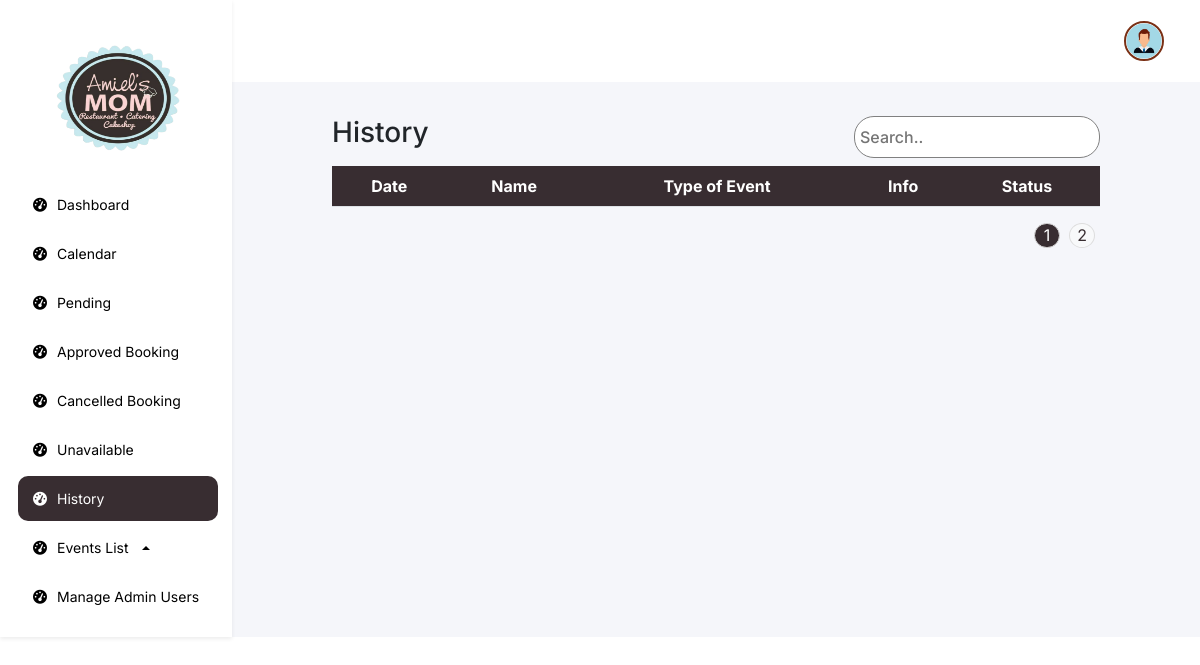
The page /features/admin/web/history.php (signed in) on the database as committed earlier.
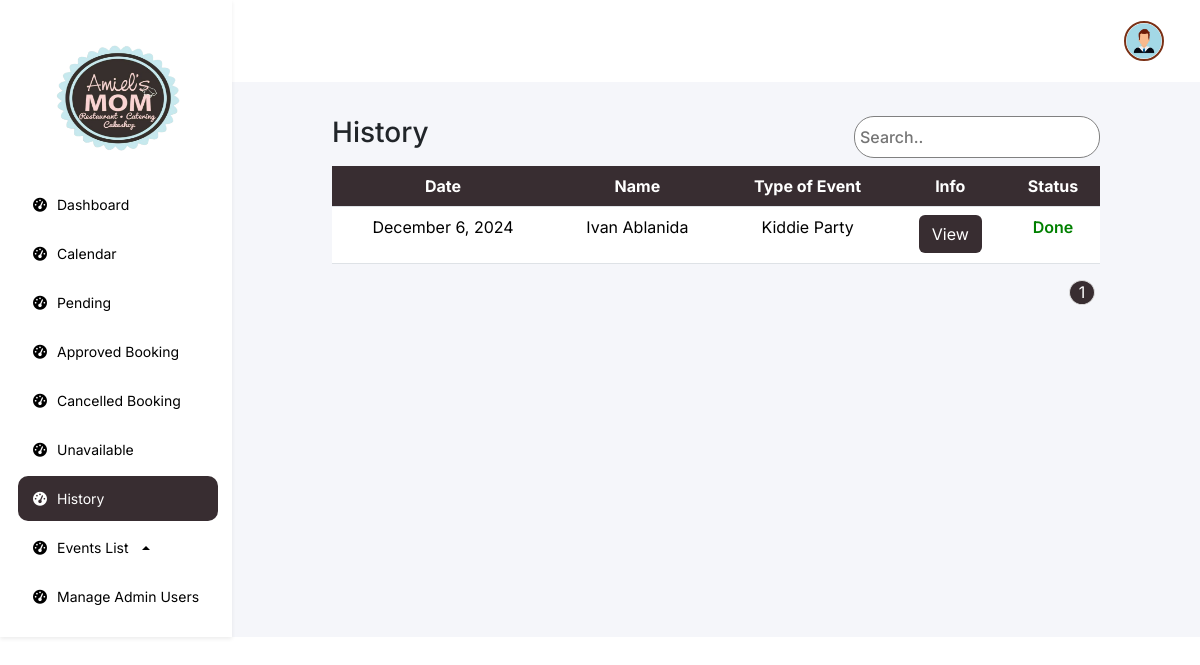
The same page on the database as committed later.
### tables this page shows
CREATE TABLE `booking` (
  `id` int(11) NOT NULL,
  `status` enum('Pending','Waiting','On-going','Finished','Cancel') NOT NULL,
  `full_name` varchar(255) NOT NULL,
  `celebrants_name` varchar(255) DEFAULT NULL,
  `email` varchar(255) NOT NULL,
  `phone_number` varchar(15) DEFAULT NULL,
  `events_date` varchar(255) DEFAULT NULL,
  `guest_count` int(11) DEFAULT NULL,
  `event_duration` int(11) DEFAULT NULL,
  `event_starttime` int(11) DEFAULT NULL,
  `event_endtime` int(11) DEFAULT NULL,
  `event_type` varchar(255) DEFAULT NULL,
  `event_package` varchar(255) DEFAULT NULL,
  `event_options` text DEFAULT NULL,
  `cost` decimal(10,2) DEFAULT 0.00,
  `cancel_reason` text DEFAULT NULL,
  `payment_image` varchar(255) DEFAULT NULL,
  `reference_no` varchar(100) DEFAULT NULL,
  `status_paid` tinyint(1) DEFAULT 0
);

### features/admin/web/history.php (the view, shortened to what the changed rows need)
<?php
require '../../../db.php';
$page = isset($_GET['page']) ? intval($_GET['page']) : 1;
$limit = 5;
$total_query = "SELECT COUNT(*) as total FROM booking";
$total_result = $conn->query($total_query);
$total_row = $total_result->fetch_assoc();
$total_records = $total_row['total'];
$total_pages = ceil($total_records / $limit);
$query = "SELECT * FROM booking WHERE status = 'finished'";
$result = $conn->query($query);
?>
<!DOCTYPE html>
<html lang="en">
<head>
    <link rel="stylesheet" href="https://cdnjs.cloudflare.com/ajax/libs/font-awesome/6.0.0-beta3/css/all.min.css">
    <link href="https://cdn.jsdelivr.net/npm/bootstrap@5.3.3/dist/css/bootstrap.min.css" rel="stylesheet"
>
    <link href="https://cdn.jsdelivr.net/npm/sweetalert2@11.5.0/dist/sweetalert2.min.css" rel="stylesheet">
    <link rel="stylesheet" href="../css/index.css">
</head>
<body>
    <div class="content flex-grow-1">
        <div class="container mt-4">
            <div class="table-responsive">
                <table class="table">
                    <thead class="table-booking">
                        <tr>
                            <th scope="col">Date</th>
                            <th scope="col">Name</th>
                            <th scope="col">Type of Event</th>
                            <th scope="col">Info</th>
                            <th scope="col">Status</th>
                        </tr>
                    </thead>
                    <tbody>
                        <?php while ($row = $result->fetch_assoc()): ?>
                            <tr>
                                <td><?php echo date("F j, Y", strtotime($row['events_date'])); ?></td>
                                <td><?php echo htmlspecialchars($row['full_name']); ?></td>
                                <td><?php echo htmlspecialchars($row['event_type']); ?></td>
                                <td>
                                    <button type="button" class="btn view " data-bs-toggle="modal"
                                        data-bs-target="#infoModal<?php echo $row['id']; ?>">
                                        View
                                    </button>
                                </td>
                                <td>
                                    <p class="done">Done</p>
                                </td>
                            </tr>
            </div>
        <?php endwhile; ?>
        </tbody>
        </table>
        </div>
        <nav>
            <ul class="pagination d-flex justify-content-end">
                <?php
                if ($total_pages > 3) {
                    if ($page > 1) {
                        echo '<li class="page-item"><a class="page-link" href="?page=' . ($page - 1) . '">&laquo;</a></li>';
                    }
                    $start = max(1, $page - 1);
                    $end = min($total_pages, $start + 2);
                    for ($i = $start; $i <= $end; $i++) {
                        echo '<li class="page-item ' . ($i == $page ? 'active' : '') . '"><a class="page-link" href="?page=' . $i . '">' . $i . '</a></li>';
                    }
                    if ($page < $total_pages) {
                        echo '<li class="page-item"><a class="page-link" href="?page=' . ($page + 1) . '">&raquo;</a></li>';
                    }
                } else {
                    for ($i = 1; $i <= $total_pages; $i++) {
                        echo '<li class="page-item ' . ($i == $page ? 'active' : '') . '"><a class="page-link" href="?page=' . $i . '">' . $i . '</a></li>';
                    }
                }
                ?>
            </ul>
        </nav>
    </div>
</body>
</html>

Rows that differ between the two databases and show on the page:
now on this page (row edited): booking: events_date "December 6, 2024", full_name "Ivan Ablanida", event_type "Kiddie Party"
Other text that changed with them:
list line gone: "2"
